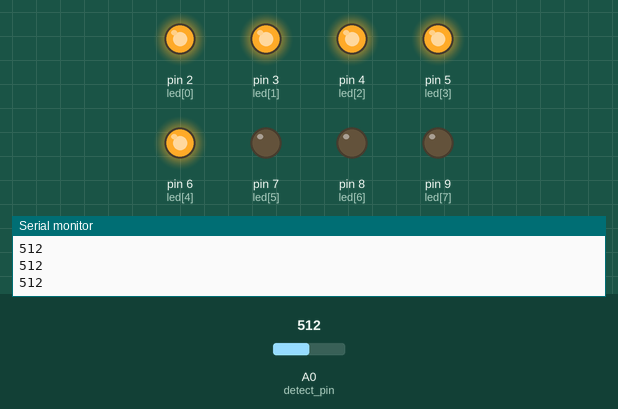
This sketch was run on a simulated Arduino Uno, built with avr-gcc and run on an emulated ATmega328P. Parts: output pins drawn as LEDs (lit = HIGH), the last lines printed to the serial monitor. Inputs (shaded band) come from the test bench; at power-on: A0 (detect_pin) = 512.

Above: at 1.2 s.
1.3 s: A0 (detect_pin) set to 543
2.8 s: A0 (detect_pin) set to 568
At 3.8 s:
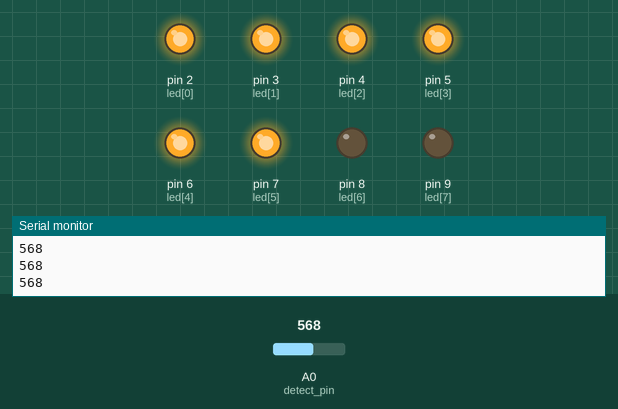
4.3 s: A0 (detect_pin) set to 340
At 5.3 s:
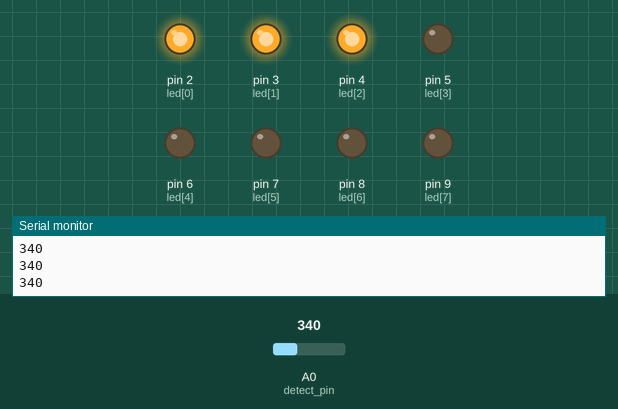
5.9 s: A0 (detect_pin) set to 140
At 6.6 s:
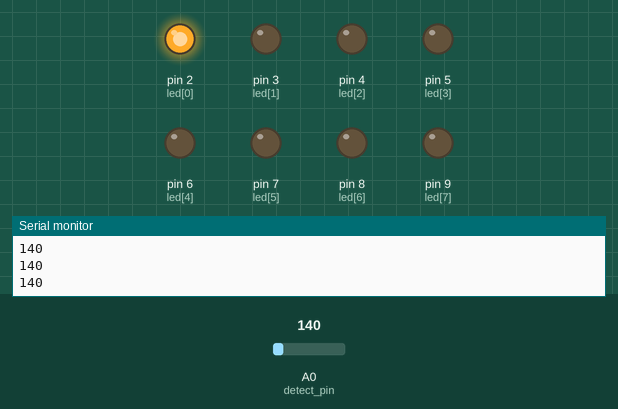
7.5 s: A0 (detect_pin) set to 40
At 8.2 s:
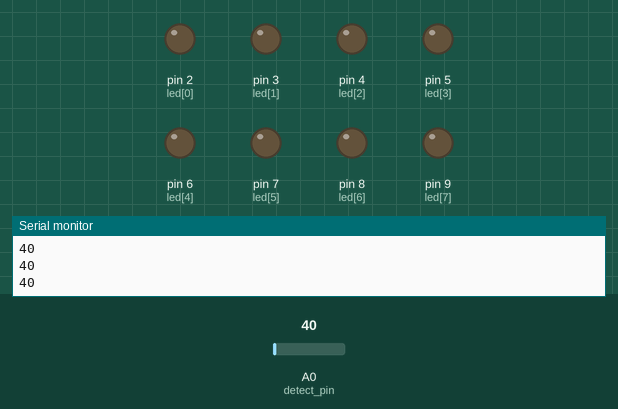
9.1 s: A0 (detect_pin) set to 60
At 10.3 s:
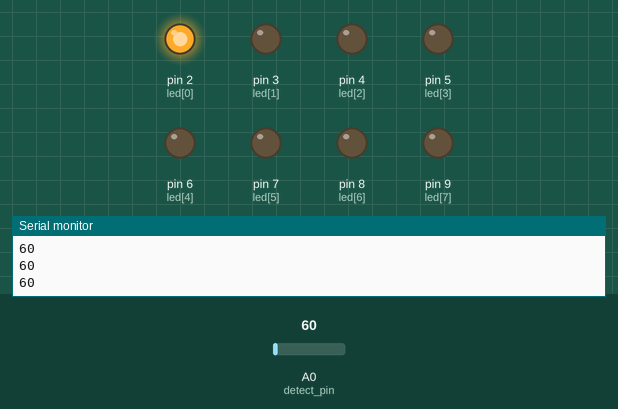
Timing chart, 0 to 11.6 s (numbered marks = the images above; inputs shaded):
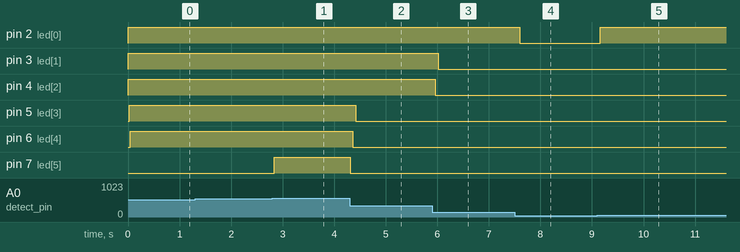

The sketch:

sketch_oct13a.ino
```cpp
int led[]={2,3,4,5,6,7,8,9,10};// here i used 8 leds
int detect_pin= A0; //antenna connected to the A2
int detected_val=0; //variable for the antena reading
#define antena_redings 25 //random readings needed, so i plan to get 25 readings
int index=0; //ots for indexing purpose of the above 25
int readings[antena_redings]; //here we store the readings from the antena
int total;
int average;
int sensing_limit=1023; //setting the limit of the antenna

void setup(){
  for(int this_led=0;this_led<8; this_led++){
    pinMode (led[this_led],OUTPUT);//setting all the leds as output
    //since a2  automatically considered as an input no need to write it
    Serial.begin(9600);
    for(int i=0; i<antena_redings; i++){
        readings[i]; //getting 25 readings(initializing the readings)
    }
  }
}

void loop(){
  detected_val=analogRead(detect_pin); //
  if(detected_val>1){
    detected_val=constrain(detected_val, 1, 1023);//limiting the maximum as 1023
    detected_val=map(detected_val,1,sensing_limit,1,1023);//again mapping
    total-= readings[index];
    readings[index]=detected_val;
    total += readings[index];
    index=(index+1);

    if(index>=antena_redings)
      index=0;
    average=total/antena_redings;


    if(average>50){
      digitalWrite (led[0],HIGH);
    }
    else {
      digitalWrite(led[0],  LOW);
    }
    if(average>150){
      digitalWrite (led[1],HIGH);
    }
    else {
      digitalWrite(led[1],  LOW);
    }

    if(average>250){
      digitalWrite (led[2],HIGH);
    }
    else {
      digitalWrite(led[2],  LOW);
    }

    if(average>350){
      digitalWrite (led[3],HIGH);
    }
    else {
      digitalWrite(led[3],  LOW);
    }

    if(average>450){
      digitalWrite (led[4],HIGH);
    }
    else {
      digitalWrite(led[4],  LOW);
    }

    if(average>550){
      digitalWrite (led[5],HIGH);
    }
    else {
      digitalWrite(led[5],  LOW);
    }

    if(average>650){
      digitalWrite (led[6],HIGH);
    }
    else {
      digitalWrite(led[6],  LOW);
    }

    if(average>750){
      digitalWrite (led[7],HIGH);
    }
    else {
      digitalWrite(led[7],  LOW);
    }
    Serial.println(detected_val);
  }

}
```

Measured:
- the behaviour switches between 550 and 551 on A0 (detect_pin) (found by bisection; images 0 and 1)
- after the input at 2.8 s, pin 7 (led[5]): LOW → HIGH at once
- after the input at 4.3 s, pin 5 (led[3]): HIGH → LOW after 0.12 s; pin 6 (led[4]): HIGH → LOW after 0.06 s; pin 7 (led[5]): HIGH → LOW at once
- after the input at 5.9 s, pin 3 (led[1]): HIGH → LOW after 0.12 s; pin 4 (led[2]): HIGH → LOW after 0.06 s
- after the input at 7.5 s, pin 2 (led[0]): HIGH → LOW after 0.10 s
- after the input at 9.1 s, pin 2 (led[0]): LOW → HIGH after 0.06 s
